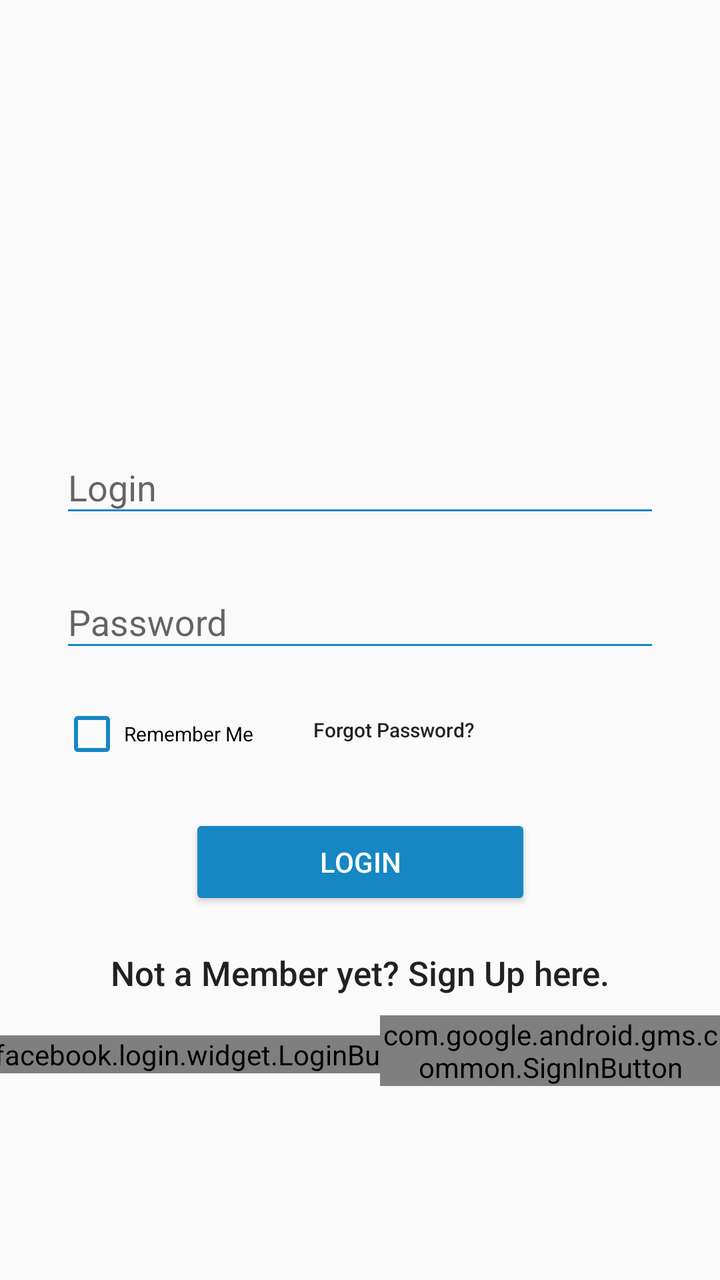
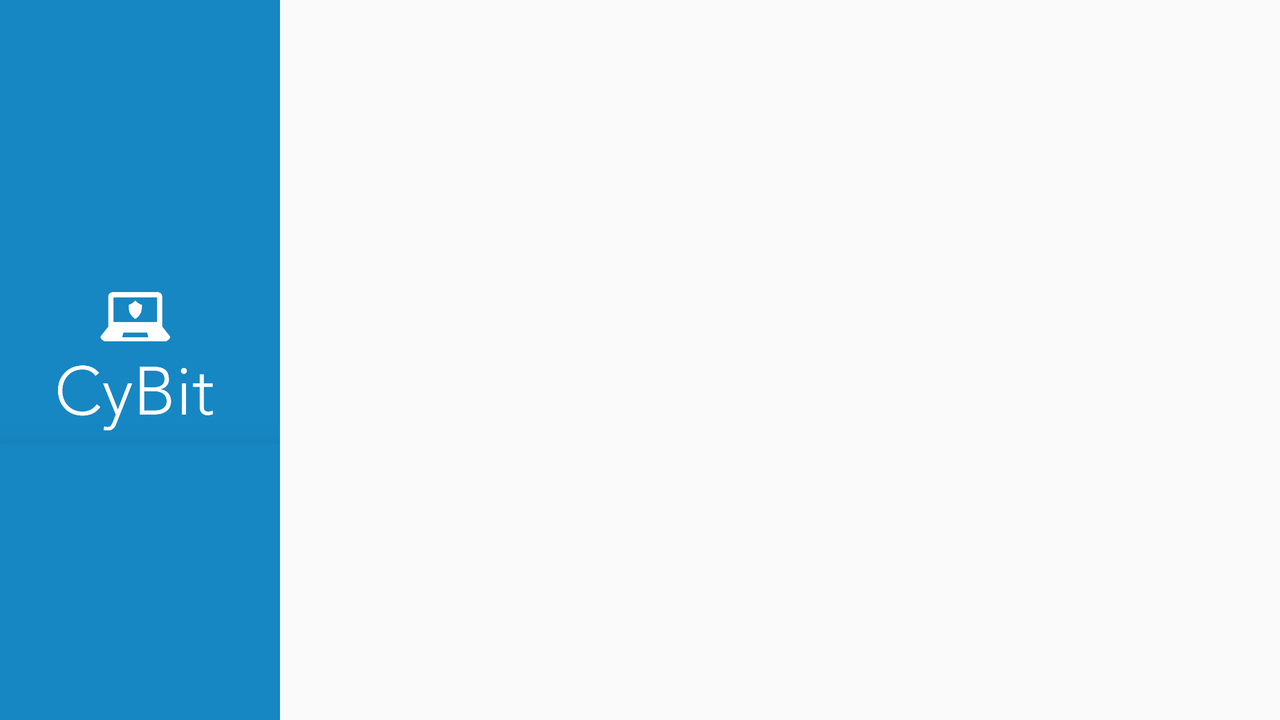

First picture: res/layout/ on a phone held upright. Second picture: the repository's own variant of that layout, on a device whose configuration matches the variant's folder. Source for both follows.
<!-- AndroidManifest.xml: application theme AppTheme.Teal -->
<!-- res/layout/loginpage.xml -->
<?xml version="1.0" encoding="utf-8"?>
<android.support.constraint.ConstraintLayout xmlns:android="http://schemas.android.com/apk/res/android"
    xmlns:app="http://schemas.android.com/apk/res-auto"
    xmlns:tools="http://schemas.android.com/tools"
    android:id="@+id/login_page"
    android:layout_width="match_parent"
    android:layout_height="match_parent"
    android:theme="@style/AppTheme.Teal"
    tools:context="fr.epita.android.pri.MainActivity">


    <android.support.constraint.Guideline
        android:id="@+id/guide"
        android:layout_width="wrap_content"
        android:layout_height="wrap_content"
        android:orientation="vertical"
        app:layout_constraintGuide_percent="0.5"/>

    <android.support.constraint.Guideline
        android:id="@+id/guide2"
        android:layout_width="wrap_content"
        android:layout_height="wrap_content"
        android:orientation="horizontal"
        app:layout_constraintGuide_percent="0.33"/>

    <ImageView
        android:id="@+id/logo"
        android:layout_width="match_parent"
        android:layout_height="140dp"
        app:layout_constraintTop_toBottomOf="parent"
        app:layout_constraintLeft_toLeftOf="parent"
        app:layout_constraintRight_toRightOf="parent"
        android:src="@drawable/cybitlogo"
        android:background="@color/material_teal_500"/>

    <android.support.design.widget.TextInputLayout
        android:id="@+id/inputloginconnex"
        android:layout_width="300dp"
        android:layout_height="wrap_content"
        app:layout_constraintTop_toBottomOf="@id/guide2"
        app:layout_constraintRight_toRightOf="parent"
        app:layout_constraintLeft_toLeftOf="parent">

        <EditText
            android:id="@+id/editloginconnex"
            android:layout_width="match_parent"
            android:layout_height="wrap_content"
            android:hint="Login"
            android:inputType="text"/>
    </android.support.design.widget.TextInputLayout>

    <android.support.design.widget.TextInputLayout
        android:id="@+id/inputpassconnex"
        android:layout_width="0dp"
        android:layout_height="wrap_content"
        app:layout_constraintTop_toBottomOf="@id/inputloginconnex"
        app:layout_constraintLeft_toLeftOf="@id/inputloginconnex"
        app:layout_constraintRight_toRightOf="@id/inputloginconnex"
        android:layout_marginTop="15dp">

        <EditText
            android:id="@+id/editpassconnex"
            android:layout_width="match_parent"
            android:layout_height="wrap_content"
            android:hint="Password"
            android:inputType="textPassword"/>
    </android.support.design.widget.TextInputLayout>


    <CheckBox
        android:id="@+id/rememberme"
        android:layout_width="wrap_content"
        android:layout_height="wrap_content"
        app:layout_constraintTop_toBottomOf="@id/inputpassconnex"
        app:layout_constraintLeft_toLeftOf="@id/inputloginconnex"
        android:text="@string/rememberme"
        android:layout_marginTop="20dp"
        android:textSize="30px"
        android:theme="@style/AppTheme.Teal"/>

    <TextView
        android:id="@+id/forgotpass"
        android:layout_width="wrap_content"
        android:layout_height="wrap_content"
        app:layout_constraintTop_toTopOf="@id/rememberme"
        app:layout_constraintLeft_toRightOf="@id/rememberme"
        android:layout_marginTop="7dp"
        android:layout_marginLeft="30dp"
        android:clickable="true"
        android:linksClickable="true"
        android:text="@string/forgotpass"
        android:textSize="30px"
        android:textAppearance="@style/TextStyle.Body2"/>


    <Button
        android:id="@+id/loginbutton"
        style="@style/ButtonStyle.Colored.NoRaise"
        android:layout_width="171dp"
        android:layout_height="wrap_content"
        android:layout_marginTop="24dp"
        android:text="@string/loginbutton"
        app:layout_constraintLeft_toLeftOf="parent"
        app:layout_constraintRight_toRightOf="parent"
        app:layout_constraintTop_toBottomOf="@id/rememberme" />

    <TextView
        android:id="@+id/signup"
        android:layout_width="wrap_content"
        android:layout_height="wrap_content"
        app:layout_constraintTop_toBottomOf="@id/loginbutton"
        app:layout_constraintLeft_toLeftOf="parent"
        app:layout_constraintRight_toRightOf="parent"
        android:layout_marginTop="20dp"
        android:clickable="true"
        android:text="@string/signup"
        android:textSize="17dp"
        android:textAppearance="@style/TextStyle.Body2"/>

    <com.facebook.login.widget.LoginButton
        android:id="@+id/facebook_login"
        android:layout_width="wrap_content"
        android:layout_height="wrap_content"
        app:layout_constraintTop_toBottomOf="@id/signup"
        app:layout_constraintLeft_toLeftOf="parent"
        app:layout_constraintRight_toRightOf="@id/guide"
        android:layout_marginTop="20dp" />

    <com.google.android.gms.common.SignInButton
        android:id="@+id/google_login"
        android:layout_width="0dp"
        android:layout_height="wrap_content"
        app:layout_constraintTop_toBottomOf="@id/signup"
        app:layout_constraintRight_toRightOf="parent"
        app:layout_constraintLeft_toLeftOf="@id/guide"
        android:layout_marginTop="10dp"
        android:layout_marginLeft="10dp"/>

</android.support.constraint.ConstraintLayout>
<!-- resources referenced by this layout -->
<resources>
  <color name="material_teal_500">#1687C3</color>
  <string name="forgotpass">Forgot Password?</string>
  <string name="loginbutton">Login</string>
  <string name="rememberme">Remember Me</string>
  <string name="signup">Not a Member yet? Sign Up here.</string>
  <style name="AppTheme.Teal" parent="BaseTheme.Teal">
          
          <item name="selectableRectDrawableColored">@drawable/draw_checkbox</item>
          <item name="selectableRoundedRectDrawableColored">@drawable/draw_rounded</item>
      </style>
  <style name="ButtonStyle.Colored.NoRaise">
          
      </style>
  <style name="TextStyle.Body2" parent="@style/TextAppearance.AppCompat.Body2">
      </style>
  <style name="BaseTheme.Teal" parent="AppTheme">
          
          <item name="colorPrimary">@color/material_teal_500</item>
          <item name="colorPrimaryDark">@color/material_teal_700</item>
          <item name="colorAccent">@color/material_teal_a700</item>
  
          <item name="colorControlNormal">@color/material_teal_500</item>
          <item name="colorControlActivated">@color/material_teal_500</item>
          <item name="colorControlHighlight">@color/selector_teal_pressed</item>
          <item name="dialogTheme">@style/AppTheme.Dialog.Teal</item>
          <item name="alertDialogTheme">@style/AppTheme.Dialog.Alert.Teal</item>
      </style>
  <!-- drawable draw_checkbox (drawable) -->
  <?xml version="1.0" encoding="utf-8"?>
  <selector xmlns:android="http://schemas.android.com/apk/res/android">
      <item android:state_pressed="true">
          <shape android:shape="rectangle">
              <solid android:color="@color/selector_teal_pressed"/>
          </shape>
      </item>
      
      <item android:state_selected="true">
          <shape android:shape="rectangle">
              <solid android:color="@color/selector_teal_focused"/>
          </shape>
      </item>
      
      <item android:state_focused="true">
          <shape android:shape="rectangle">
              <solid android:color="@color/selector_teal_focused"/>
          </shape>
      </item>
      
      <item android:drawable="@color/selector_normal"/>
  </selector>
  <style name="AppTheme" parent="BaseTheme">
          
     
      </style>
  <color name="material_teal_700">#116E9F</color>
  <color name="material_teal_a700">#1687C3</color>
  <color name="selector_teal_pressed">#4400BFA5</color>
  <style name="AppTheme.Dialog.Teal">
          <item name="colorPrimary">@color/material_teal_500</item>
          <item name="colorPrimaryDark">@color/material_teal_700</item>
          <item name="colorAccent">@color/material_teal_a700</item>
      </style>
  <style name="AppTheme.Dialog.Alert.Teal">
          <item name="colorPrimary">@color/material_teal_500</item>
          <item name="colorPrimaryDark">@color/material_teal_700</item>
          <item name="colorAccent">@color/material_teal_a700</item>
      </style>
  <color name="selector_teal_focused">#2200BFA5</color>
  <color name="selector_normal">@android:color/transparent</color>
  <!-- from res/values-v19/ -->
  <style name="BaseTheme" parent="@style/Theme.AppCompat.Light.DarkActionBar">
          
          <item name="dialogTheme">@style/AppTheme.Dialog</item>
          <item name="alertDialogTheme">@style/AppTheme.Dialog.Alert</item>
          <item name="colorControlHighlight">@color/selector_black_pressed</item>
          <item name="windowActionBar">false</item>
          <item name="windowNoTitle">true</item>
      </style>
  <style name="AppTheme.Dialog" parent="Theme.AppCompat.Light.Dialog">
      </style>
  <style name="AppTheme.Dialog.Alert" parent="Theme.AppCompat.Light.Dialog.Alert">
      </style>
  <color name="selector_black_pressed">#1F000000</color>
</resources>
<!-- res/layout-land/loginpage.xml (the repository's variant of the layout above) -->
<!-- drawn on the phone turned sideways -->
<?xml version="1.0" encoding="utf-8"?>
<android.support.constraint.ConstraintLayout xmlns:android="http://schemas.android.com/apk/res/android"
    xmlns:app="http://schemas.android.com/apk/res-auto"
    xmlns:tools="http://schemas.android.com/tools"
    android:id="@+id/login_page"
    android:layout_width="match_parent"
    android:layout_height="match_parent"
    android:theme="@style/AppTheme.Teal"
    tools:context="fr.epita.android.pri.MainActivity">


    <android.support.constraint.Guideline
        android:id="@+id/guide"
        android:layout_width="wrap_content"
        android:layout_height="wrap_content"
        android:orientation="vertical"
        app:layout_constraintGuide_percent="0.6"/>

    <android.support.constraint.Guideline
        android:id="@+id/guide2"
        android:layout_width="wrap_content"
        android:layout_height="wrap_content"
        android:orientation="horizontal"
        app:layout_constraintGuide_percent="0.33"/>

    <ImageView
        android:id="@+id/logo"
        android:layout_width="140dp"
        android:layout_height="match_parent"
        app:layout_constraintTop_toBottomOf="parent"
        app:layout_constraintLeft_toLeftOf="parent"
        android:src="@drawable/cybitlogo"
        android:background="@color/material_teal_500"/>

    <android.support.design.widget.TextInputLayout
        android:id="@+id/inputloginconnex"
        android:layout_width="300dp"
        android:layout_height="wrap_content"
        app:layout_constraintTop_toBottomOf="parent"
        app:layout_constraintRight_toRightOf="@id/guide"
        app:layout_constraintLeft_toLeftOf="@id/guide">

        <EditText
            android:id="@+id/editloginconnex"
            android:layout_width="match_parent"
            android:layout_height="wrap_content"
            android:hint="Login"
            android:inputType="text"/>
    </android.support.design.widget.TextInputLayout>

    <android.support.design.widget.TextInputLayout
        android:id="@+id/inputpassconnex"
        android:layout_width="0dp"
        android:layout_height="wrap_content"
        app:layout_constraintTop_toBottomOf="@id/inputloginconnex"
        app:layout_constraintLeft_toLeftOf="@id/inputloginconnex"
        app:layout_constraintRight_toRightOf="@id/inputloginconnex"
        android:layout_marginTop="15dp">

        <EditText
            android:id="@+id/editpassconnex"
            android:layout_width="match_parent"
            android:layout_height="wrap_content"
            android:hint="Password"
            android:inputType="textPassword"/>
    </android.support.design.widget.TextInputLayout>


    <CheckBox
        android:id="@+id/rememberme"
        android:layout_width="wrap_content"
        android:layout_height="wrap_content"
        app:layout_constraintTop_toBottomOf="@id/inputpassconnex"
        app:layout_constraintLeft_toLeftOf="@id/inputloginconnex"
        android:text="@string/rememberme"
        android:layout_marginTop="20dp"
        android:textSize="30px"
        android:theme="@style/AppTheme.Teal"/>

    <TextView
        android:id="@+id/forgotpass"
        android:layout_width="wrap_content"
        android:layout_height="wrap_content"
        app:layout_constraintTop_toTopOf="@id/rememberme"
        app:layout_constraintLeft_toRightOf="@id/rememberme"
        android:layout_marginTop="7dp"
        android:layout_marginLeft="30dp"
        android:clickable="true"
        android:linksClickable="true"
        android:text="@string/forgotpass"
        android:textSize="30px"
        android:textAppearance="@style/TextStyle.Body2"/>


    <Button
        android:id="@+id/loginbutton"
        style="@style/ButtonStyle.Colored.NoRaise"
        android:layout_width="0dp"
        android:layout_height="wrap_content"
        android:layout_marginTop="24dp"
        android:text="@string/loginbutton"
        app:layout_constraintHorizontal_bias="1.0"
        app:layout_constraintLeft_toLeftOf="@id/inputloginconnex"
        app:layout_constraintRight_toLeftOf="@id/guide"
        app:layout_constraintTop_toBottomOf="@id/rememberme" />

    <TextView
        android:id="@+id/signup"
        android:layout_width="wrap_content"
        android:layout_height="wrap_content"
        app:layout_constraintTop_toBottomOf="@id/loginbutton"
        app:layout_constraintLeft_toLeftOf="@id/inputloginconnex"
        app:layout_constraintRight_toRightOf="@id/inputloginconnex"
        android:layout_marginTop="20dp"
        android:clickable="true"
        android:text="@string/signup"
        android:textSize="17dp"
        android:textAppearance="@style/TextStyle.Body2"/>

    <com.facebook.login.widget.LoginButton
        android:id="@+id/facebook_login"
        android:layout_width="wrap_content"
        android:layout_height="wrap_content"
        app:layout_constraintTop_toBottomOf="@id/signup"
        app:layout_constraintRight_toRightOf="@id/guide"
        android:layout_marginTop="20dp" />

    <com.google.android.gms.common.SignInButton
        android:id="@+id/google_login"
        android:layout_width="160dp"
        android:layout_height="wrap_content"
        app:layout_constraintTop_toBottomOf="@id/signup"
        app:layout_constraintLeft_toLeftOf="@id/guide"
        android:layout_marginTop="10dp"
        android:layout_marginLeft="10dp"/>

</android.support.constraint.ConstraintLayout>
